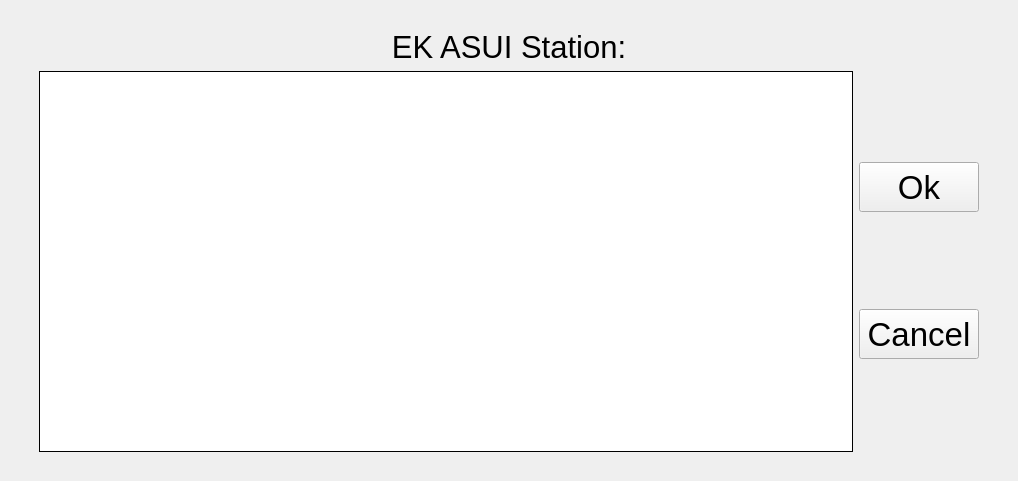
<?xml version="1.0" encoding="UTF-8"?>
<ui version="4.0">
 <class>EKASUIStationSelectionWidget</class>
 <widget class="QWidget" name="EKASUIStationSelectionWidget">
  <property name="geometry">
   <rect>
    <x>0</x>
    <y>0</y>
    <width>1018</width>
    <height>481</height>
   </rect>
  </property>
  <property name="windowTitle">
   <string>Form</string>
  </property>
  <layout class="QVBoxLayout" name="verticalLayout">
   <property name="spacing">
    <number>0</number>
   </property>
   <property name="leftMargin">
    <number>0</number>
   </property>
   <property name="topMargin">
    <number>0</number>
   </property>
   <property name="rightMargin">
    <number>0</number>
   </property>
   <property name="bottomMargin">
    <number>0</number>
   </property>
   <item>
    <widget class="QWidget" name="bgWidget" native="true">
     <property name="autoFillBackground">
      <bool>true</bool>
     </property>
     <layout class="QVBoxLayout" name="verticalLayout_2">
      <property name="leftMargin">
       <number>30</number>
      </property>
      <property name="topMargin">
       <number>20</number>
      </property>
      <property name="rightMargin">
       <number>30</number>
      </property>
      <property name="bottomMargin">
       <number>20</number>
      </property>
      <item>
       <widget class="QWidget" name="windowWidget" native="true">
        <property name="autoFillBackground">
         <bool>true</bool>
        </property>
        <layout class="QVBoxLayout" name="verticalLayout_3">
         <item>
          <widget class="QLabel" name="ekasuiStationLabel">
           <property name="maximumSize">
            <size>
             <width>16777215</width>
             <height>50</height>
            </size>
           </property>
           <property name="font">
            <font>
             <pointsize>23</pointsize>
            </font>
           </property>
           <property name="autoFillBackground">
            <bool>false</bool>
           </property>
           <property name="frameShape">
            <enum>QFrame::NoFrame</enum>
           </property>
           <property name="text">
            <string>EK ASUI Station:</string>
           </property>
           <property name="alignment">
            <set>Qt::AlignCenter</set>
           </property>
          </widget>
         </item>
         <item>
          <layout class="QHBoxLayout" name="frameLayout">
           <item>
            <widget class="QListWidget" name="ekasuiStationListWidget">
             <property name="palette">
              <palette>
               <active>
                <colorrole role="Highlight">
                 <brush brushstyle="SolidPattern">
                  <color alpha="255">
                   <red>0</red>
                   <green>0</green>
                   <blue>0</blue>
                  </color>
                 </brush>
                </colorrole>
               </active>
               <inactive>
                <colorrole role="Highlight">
                 <brush brushstyle="SolidPattern">
                  <color alpha="255">
                   <red>0</red>
                   <green>0</green>
                   <blue>0</blue>
                  </color>
                 </brush>
                </colorrole>
               </inactive>
               <disabled>
                <colorrole role="Highlight">
                 <brush brushstyle="SolidPattern">
                  <color alpha="255">
                   <red>145</red>
                   <green>141</green>
                   <blue>126</blue>
                  </color>
                 </brush>
                </colorrole>
               </disabled>
              </palette>
             </property>
             <property name="font">
              <font>
               <pointsize>25</pointsize>
              </font>
             </property>
             <property name="focusPolicy">
              <enum>Qt::NoFocus</enum>
             </property>
             <property name="styleSheet">
              <string notr="true">QScrollBar:vertical {width: 40;}</string>
             </property>
             <property name="frameShape">
              <enum>QFrame::Box</enum>
             </property>
             <property name="frameShadow">
              <enum>QFrame::Plain</enum>
             </property>
             <property name="spacing">
              <number>6</number>
             </property>
             <property name="gridSize">
              <size>
               <width>0</width>
               <height>50</height>
              </size>
             </property>
             <property name="modelColumn">
              <number>0</number>
             </property>
            </widget>
           </item>
           <item>
            <layout class="QVBoxLayout" name="buttonsLayout">
             <item>
              <widget class="QPushButton" name="okSelectionButton">
               <property name="minimumSize">
                <size>
                 <width>120</width>
                 <height>50</height>
                </size>
               </property>
               <property name="font">
                <font>
                 <pointsize>25</pointsize>
                </font>
               </property>
               <property name="focusPolicy">
                <enum>Qt::NoFocus</enum>
               </property>
               <property name="text">
                <string>Ok</string>
               </property>
              </widget>
             </item>
             <item>
              <widget class="QPushButton" name="cancelButton">
               <property name="minimumSize">
                <size>
                 <width>120</width>
                 <height>50</height>
                </size>
               </property>
               <property name="font">
                <font>
                 <pointsize>25</pointsize>
                </font>
               </property>
               <property name="focusPolicy">
                <enum>Qt::NoFocus</enum>
               </property>
               <property name="text">
                <string>Cancel</string>
               </property>
              </widget>
             </item>
            </layout>
           </item>
          </layout>
         </item>
        </layout>
       </widget>
      </item>
     </layout>
    </widget>
   </item>
  </layout>
 </widget>
 <resources/>
 <connections/>
</ui>
